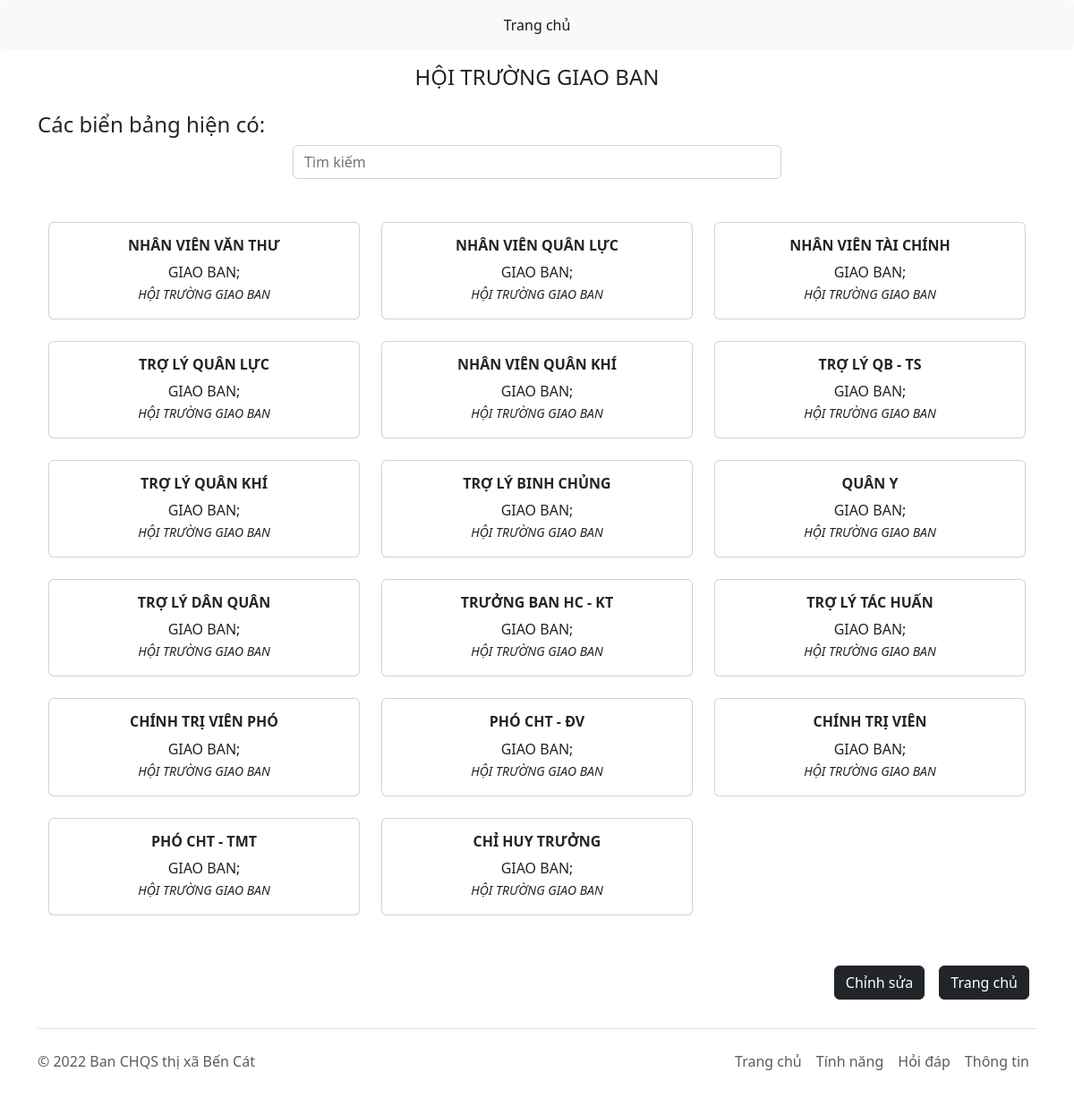
Page /conference/4/ on the committed database.
### man/models.py (models this page shows, shortened)
class Conference(models.Model):
    name = models.CharField(max_length=512)
    date = models.DateField()
    status = models.BooleanField()
    class Meta:
        ordering = ['-id']

class Nameplate(models.Model):
    name = models.CharField(max_length=512)
    conference = models.ForeignKey(Conference, on_delete=models.CASCADE, null=True, blank=True)
    class Meta:
        ordering = ['-id']

class Element(models.Model):
    nameplate = models.ForeignKey(Nameplate, on_delete=models.CASCADE)
    category = models.ForeignKey(Category, on_delete=models.CASCADE)
    class Meta:
        ordering = ['-id']

class Category(models.Model):
    name = models.CharField(max_length=255)
    class Meta:
        ordering = ['-id']

### man/views.py (the view)
# urls.py: path('conference/<int:conference_id>/', views.conference, name='conference'),
def conference(request, conference_id):
	conference = models.Conference.objects.get(id=conference_id)
	context = {
		'conference': conference,
	}
	return render(request, 'man/conference.html', context)

### man/templates/man/conference.html (shortened to what this page needs)
{% extends "man/base.html" %}
{% block content %}
	<div class="row height d-flex justify-content-center align-items-center mb-3 mt-3">
		<h4 class="text-center">{{ conference.name }}</h4>
	</div>
	<h4>Các biển bảng hiện có:</h4>
	<div class="row height d-flex justify-content-center align-items-center mb-4">
		<div class="col-md-6">
			<input class="form-control mb-4 " id="nameplateSearch" type="text" placeholder="Tìm kiếm">
		</div>
	</div>
	<div class="row height d-flex justify-content-center align-items-center mb-4">
		<div id="allNameplate" class="row" data-masonry='{"percentPosition": true }'>
			{% for nameplate in conference.nameplate_set.all %}
					<div class="col-sm-6 col-lg-4 mb-4 aNameplate">
						<a href="{% url 'man:nameplate' nameplate.id %}" class="nav-link">
						<div class="card text-center">
							<div class="card-body">
							  	<h6 class="card-title fw-bolder">{{ nameplate.name }}</h6>
							  	<p class="card-text fw-lighter">
							  		{% for element in nameplate.element_set.all %}
							  			{{ element.category.name }};
							  		{% endfor %}
							  		<br>
							  		<small class="fw-normal fst-italic">{{ nameplate.conference.name }}</small>
							  	</p>
							</div>
						</div>
						</a>
					</div>
			{% endfor %}
		</div>
	</div>
	<div class="d-flex flex-row-reverse">
	  <div class="p-2"><a href="{% url 'man:home' %}"><button type="button" class="btn btn-dark">Trang chủ</button></a></div>
	  <div class="p-2"><a href="{% url 'man:edit_conference' conference.id %}"><button type="button" class="btn btn-dark">Chỉnh sửa</button></a></div>
	</div>
{% endblock %}

### man/templates/man/base.html (shortened to what this page needs)
{% load static %}
<!doctype html>
<html lang="en">
  	<head>
		<link href="{% static 'man/bootstrap/css/bootstrap.min.css' %}" rel="stylesheet">
		<link href="{% static 'man/css/checkbox.css' %}" rel="stylesheet">
  	</head>
  	<body>
	    <nav class="navbar navbar-expand-lg bg-light rounded" aria-label="Twelfth navbar example">
			<div class="container-fluid">
				<div class="collapse navbar-collapse justify-content-md-center" id="navbarsExample10">
					<ul class="navbar-nav">
					    <li class="nav-item">
					      	<a class="nav-link active" aria-current="page" href="{% url 'man:home' %}">Trang chủ</a>
					    </li>
				  	</ul>
				</div>
			</div>
	    </nav>
	<div class="container">
		{% block content %}
		{% endblock %}
	</div>
		<div class="container">
			<footer class="d-flex flex-wrap justify-content-between align-items-center py-3 my-4 border-top">
				<p class="col-md-4 mb-0 text-muted">&copy; 2022 Ban CHQS thị xã Bến Cát</p>
				<ul class="nav col-md-4 justify-content-end">
					<li class="nav-item"><a href="{% url 'man:home' %}" class="nav-link px-2 text-muted">Trang chủ</a></li>
					<li class="nav-item"><a href="#" class="nav-link px-2 text-muted">Tính năng</a></li>
					<li class="nav-item"><a href="#" class="nav-link px-2 text-muted">Hỏi đáp</a></li>
					<li class="nav-item"><a href="#" class="nav-link px-2 text-muted">Thông tin</a></li>
				</ul>
			</footer>
		</div>
  </body>
</html>

### rows in the picture
Conference: name "HỘI TRƯỜNG GIAO BAN"
Nameplate: name "NHÂN VIÊN VĂN THƯ", conference.name "HỘI TRƯỜNG GIAO BAN"
Element: category.name "GIAO BAN"
Nameplate: name "NHÂN VIÊN QUÂN LỰC", conference.name "HỘI TRƯỜNG GIAO BAN"
Element: category.name "GIAO BAN"
Nameplate: name "NHÂN VIÊN TÀI CHÍNH", conference.name "HỘI TRƯỜNG GIAO BAN"
Element: category.name "GIAO BAN"
Nameplate: name "TRỢ LÝ QUÂN LỰC", conference.name "HỘI TRƯỜNG GIAO BAN"
Element: category.name "GIAO BAN"
Nameplate: name "NHÂN VIÊN QUÂN KHÍ", conference.name "HỘI TRƯỜNG GIAO BAN"
Element: category.name "GIAO BAN"
Nameplate: name "TRỢ LÝ QB - TS", conference.name "HỘI TRƯỜNG GIAO BAN"
Element: category.name "GIAO BAN"
Nameplate: name "TRỢ LÝ QUÂN KHÍ", conference.name "HỘI TRƯỜNG GIAO BAN"
Element: category.name "GIAO BAN"
Nameplate: name "TRỢ LÝ BINH CHỦNG", conference.name "HỘI TRƯỜNG GIAO BAN"
Element: category.name "GIAO BAN"
Nameplate: name "QUÂN Y", conference.name "HỘI TRƯỜNG GIAO BAN"
Element: category.name "GIAO BAN"
Nameplate: name "TRỢ LÝ DÂN QUÂN", conference.name "HỘI TRƯỜNG GIAO BAN"
Element: category.name "GIAO BAN"
Nameplate: name "TRƯỞNG BAN HC - KT", conference.name "HỘI TRƯỜNG GIAO BAN"
Element: category.name "GIAO BAN"
Nameplate: name "TRỢ LÝ TÁC HUẤN", conference.name "HỘI TRƯỜNG GIAO BAN"
Element: category.name "GIAO BAN"
Nameplate: name "CHÍNH TRỊ VIÊN PHÓ", conference.name "HỘI TRƯỜNG GIAO BAN"
Element: category.name "GIAO BAN"
Nameplate: name "PHÓ CHT - ĐV", conference.name "HỘI TRƯỜNG GIAO BAN"
Element: category.name "GIAO BAN"
Nameplate: name "CHÍNH TRỊ VIÊN", conference.name "HỘI TRƯỜNG GIAO BAN"
Element: category.name "GIAO BAN"
Nameplate: name "PHÓ CHT - TMT", conference.name "HỘI TRƯỜNG GIAO BAN"
Element: category.name "GIAO BAN"
Nameplate: name "CHỈ HUY TRƯỞNG", conference.name "HỘI TRƯỜNG GIAO BAN"
Element: category.name "GIAO BAN"
